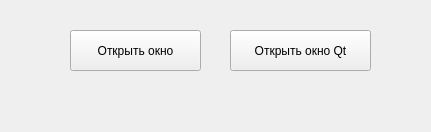
<?xml version="1.0" encoding="UTF-8"?>
<ui version="4.0">
 <class>MainWindow</class>
 <widget class="QMainWindow" name="MainWindow">
  <property name="geometry">
   <rect>
    <x>0</x>
    <y>0</y>
    <width>431</width>
    <height>132</height>
   </rect>
  </property>
  <property name="windowTitle">
   <string>MainWindow</string>
  </property>
  <widget class="QWidget" name="centralwidget">
   <widget class="QPushButton" name="pushButton">
    <property name="geometry">
     <rect>
      <x>70</x>
      <y>30</y>
      <width>131</width>
      <height>41</height>
     </rect>
    </property>
    <property name="text">
     <string>Открыть окно</string>
    </property>
   </widget>
   <widget class="QPushButton" name="pushButton_2">
    <property name="geometry">
     <rect>
      <x>230</x>
      <y>30</y>
      <width>141</width>
      <height>41</height>
     </rect>
    </property>
    <property name="text">
     <string>Открыть окно Qt</string>
    </property>
   </widget>
  </widget>
  <widget class="QMenuBar" name="menubar">
   <property name="geometry">
    <rect>
     <x>0</x>
     <y>0</y>
     <width>431</width>
     <height>21</height>
    </rect>
   </property>
  </widget>
 </widget>
 <resources/>
 <connections/>
</ui>
